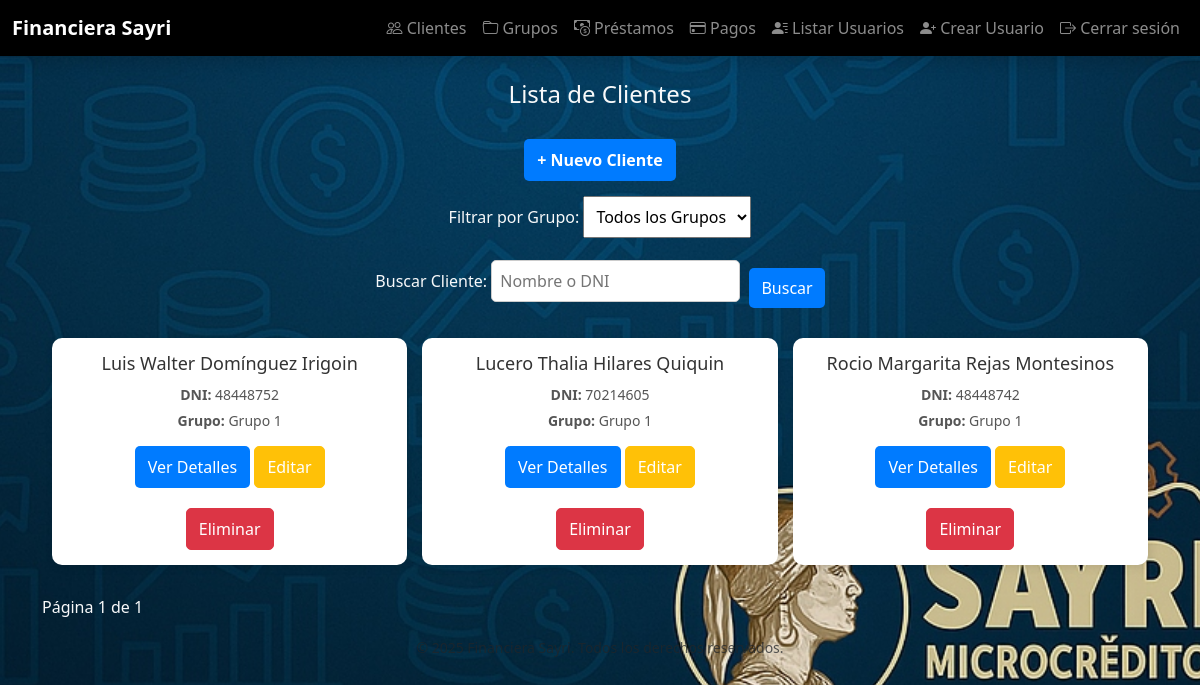
Screenshot of /clientes/ (signed in) with the database file from the repository.
### models/cliente.py (models this page shows)
class Cliente(db.Model):
    __tablename__ = 'cliente'
    id = db.Column(db.Integer, primary_key=True)
    nombre = db.Column(db.String(100), nullable=False)
    apellido = db.Column(db.String(100), nullable=False)
    dni = db.Column(db.String(15), unique=True, nullable=False)
    celular = db.Column(db.String(20), nullable=False)
    operadora = db.Column(db.String(50))
    banco = db.Column(db.String(50))
    numero_cuenta = db.Column(db.String(50))
    fecha_registro = db.Column(db.DateTime, default=datetime.utcnow)
    grupo_id = db.Column(db.Integer, db.ForeignKey('grupo.id'), nullable=True)
    prestamos_individuales = db.relationship('PrestamoIndividual', backref='cliente', lazy=True)

### models/grupo.py (models this page shows)
class Grupo(db.Model):
    __tablename__ = 'grupo'
    id = db.Column(db.Integer, primary_key=True)
    nombre = db.Column(db.String(100), nullable=False)
    fecha_creacion = db.Column(db.DateTime, default=datetime.utcnow)
    prestamos_grupales = db.relationship('PrestamoGrupal', backref='grupo', lazy=True)
    clientes = db.relationship('Cliente', backref='grupo', lazy=True)

### routes/clientes.py (the view)
@clientes_bp.route('/')
@login_required
def lista_clientes():
    page = request.args.get('page', 1, type=int)
    grupo_id = request.args.get('grupo_id', type=int)
    search = request.args.get('search', '').strip()
    query = Cliente.query
    if grupo_id:
        query = query.filter_by(grupo_id=grupo_id)
    if search:
        query = query.filter(
            Cliente.nombre.ilike(f"%{search}%") | Cliente.dni.ilike(f"%{search}%")
        )
    clientes = query.paginate(page=page, per_page=10)  # 10 clientes por página
    grupos = Grupo.query.all()  # Obtener todos los grupos
    return render_template('clientes/lista_clientes.html', clientes=clientes, grupos=grupos, selected_grupo=grupo_id)

### app.py (called while the page is built)
def create_app():
    app = Flask(__name__)
    app.config.from_object(Config)
    db.init_app(app)
    Migrate(app, db)
    login_manager = LoginManager()
    login_manager.init_app(app)
    login_manager.login_view = "login.login_view"  # Nombre del blueprint y la ruta de login
    @login_manager.user_loader
    def load_user(user_id):
        return db.session.get(Usuario, int(user_id))  # Asegúrate de que estás obteniendo al usuario de la base de datos
    register_routes(app)
    with app.app_context():
        inicializar_roles()
        crear_admin()  # Crea un usuario admin si no existe
    return app

### templates/clientes/lista_clientes.html (shortened to what this page needs)
{% extends "base.html" %}
{% block content %}
    <h2 class="title">Lista de Clientes</h2>
    <div class="add-client-container">
        <a href="{{ url_for('clientes.nuevo_cliente') }}" class="btn btn-add">+ Nuevo Cliente</a>
    </div>
    <form method="GET" action="{{ url_for('clientes.lista_clientes') }}" class="filter-form">
        <label for="grupo_id">Filtrar por Grupo:</label>
        <select name="grupo_id" id="grupo_id" onchange="this.form.submit()">
            <option value="">Todos los Grupos</option>
        </select>
    </form>
    <form method="GET" action="{{ url_for('clientes.lista_clientes') }}" class="search-form">
        <label for="search">Buscar Cliente:</label>
        <input type="text" id="search" name="search" placeholder="Nombre o DNI" value="{{ request.args.get('search', '') }}">
        <button type="submit" class="btn btn-primary">Buscar</button>
    </form>
    <div class="clientes-grid">
        {% for cliente in clientes.items %}
            <div class="cliente-card">
                <h3>{{ cliente.nombre }} {{ cliente.apellido }}</h3>
                <p><strong>DNI:</strong> {{ cliente.dni }}</p>
                <p><strong>Grupo:</strong> {{ cliente.grupo.nombre if cliente.grupo else 'Sin Grupo' }}</p>
                <a href="{{ url_for('clientes.detalle_cliente', cliente_id=cliente.id) }}" class="btn">Ver Detalles</a>
                <a href="{{ url_for('clientes.actualizar_cliente', cliente_id=cliente.id) }}" class="btn btn-warning" style="margin-top: 10px;">
                    Editar
                </a>
                <form method="POST" action="{{ url_for('clientes.eliminar_cliente', cliente_id=cliente.id) }}" style="margin-top: 10px;">
                    <button type="submit" class="btn btn-danger" onclick="return confirm('¿Estás seguro de que deseas eliminar este cliente?')">
                        Eliminar
                    </button>
                </form>
            </div>
        {% endfor %}
    </div>
    <div class="pagination">
        <span>Página {{ clientes.page }} de {{ clientes.pages }}</span>
    </div>
{% endblock %}

### static/styles.css (style rules this page uses)
body { background: url('/static/images/fondo.jpg') no-repeat center center fixed; background-size: cover; color: white; }

### templates/clientes/lista_clientes.html (style rules this page uses)
.title { text-align: center; font-size: 24px; margin-bottom: 20px; }
.add-client-container { text-align: center; margin-bottom: 15px; }
.btn-add { background: #28a745; color: white; text-decoration: none; padding: 10px 15px; border-radius: 5px; font-weight: bold; display: inline-block; transition: 0.3s; }
.filter-form { text-align: center; margin-bottom: 20px; }
.filter-form select { padding: 8px; font-size: 16px; }
.search-form { text-align: center; margin-bottom: 20px; }
.search-form input { padding: 8px; font-size: 16px; border: 1px solid #ccc; border-radius: 5px; }
.search-form button { padding: 8px 12px; font-size: 16px; background: #007bff; color: white; border: none; border-radius: 5px; margin-left: 5px; }
.clientes-grid { display: grid; grid-template-columns: repeat(auto-fit, minmax(250px, 1fr)); gap: 15px; padding: 10px; }
.cliente-card { background: white; border-radius: 10px; padding: 15px; box-shadow: 2px 2px 10px rgba(0, 0, 0, 0.1); text-align: center; transition: transform 0.2s; }
.cliente-card h3 { margin-bottom: 10px; font-size: 18px; color: #333; }
.cliente-card p { margin: 5px 0; font-size: 14px; color: #555; }
.btn { display: inline-block; background: #007bff; color: white; text-decoration: none; padding: 8px 12px; border-radius: 5px; margin-top: 10px; }
.btn-warning { display: inline-block; background: #ffc107; color: white; text-decoration: none; padding: 8px 12px; border-radius: 5px; }
.btn-danger { display: inline-block; background: #dc3545; color: white; text-decoration: none; padding: 8px 12px; border-radius: 5px; }
.pagination { text-align: center; margin-top: 20px; }

### rows the page displays
Cliente: nombre "Luis Walter", apellido "Domínguez Irigoin", dni "48448752", grupo "Grupo 1"
Cliente: nombre "Lucero Thalia", apellido "Hilares Quiquin", dni "70214605", grupo "Grupo 1"
Cliente: nombre "Rocio Margarita", apellido "Rejas Montesinos", dni "48448742", grupo "Grupo 1"

### other values shown
{{ clientes.page }} "1"
{{ clientes.pages }} "1"
